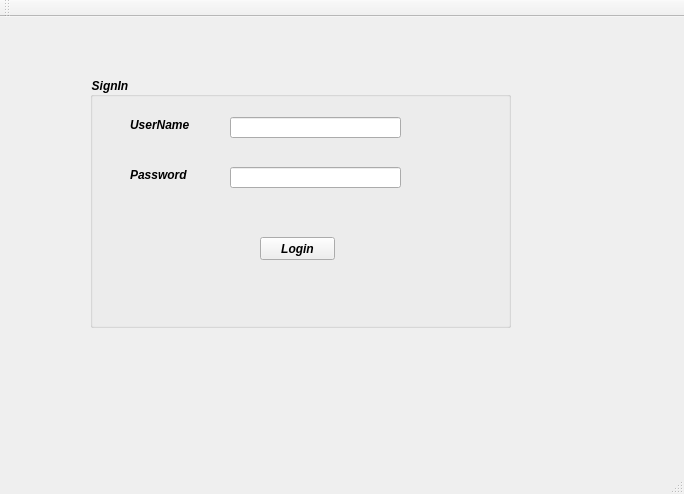
<?xml version="1.0" encoding="UTF-8"?>
<ui version="4.0">
 <class>MainWindow</class>
 <widget class="QMainWindow" name="MainWindow">
  <property name="geometry">
   <rect>
    <x>0</x>
    <y>0</y>
    <width>684</width>
    <height>494</height>
   </rect>
  </property>
  <property name="windowTitle">
   <string>MainWindow</string>
  </property>
  <property name="styleSheet">
   <string notr="true">font : bold italic</string>
  </property>
  <widget class="QWidget" name="centralWidget">
   <widget class="QGroupBox" name="groupBox">
    <property name="geometry">
     <rect>
      <x>90</x>
      <y>60</y>
      <width>421</width>
      <height>251</height>
     </rect>
    </property>
    <property name="title">
     <string>SignIn</string>
    </property>
    <widget class="QLineEdit" name="lineEdit">
     <property name="geometry">
      <rect>
       <x>140</x>
       <y>40</y>
       <width>171</width>
       <height>21</height>
      </rect>
     </property>
    </widget>
    <widget class="QLineEdit" name="lineEdit_2">
     <property name="geometry">
      <rect>
       <x>140</x>
       <y>90</y>
       <width>171</width>
       <height>21</height>
      </rect>
     </property>
    </widget>
    <widget class="QLabel" name="lineEdit_UserName">
     <property name="geometry">
      <rect>
       <x>40</x>
       <y>40</y>
       <width>71</width>
       <height>16</height>
      </rect>
     </property>
     <property name="text">
      <string>UserName</string>
     </property>
    </widget>
    <widget class="QLabel" name="lineEdit_Password">
     <property name="geometry">
      <rect>
       <x>40</x>
       <y>90</y>
       <width>71</width>
       <height>16</height>
      </rect>
     </property>
     <property name="text">
      <string>Password</string>
     </property>
    </widget>
    <widget class="QPushButton" name="pushButton">
     <property name="geometry">
      <rect>
       <x>170</x>
       <y>160</y>
       <width>75</width>
       <height>23</height>
      </rect>
     </property>
     <property name="text">
      <string>Login</string>
     </property>
    </widget>
   </widget>
  </widget>
  <widget class="QMenuBar" name="menuBar">
   <property name="geometry">
    <rect>
     <x>0</x>
     <y>0</y>
     <width>684</width>
     <height>21</height>
    </rect>
   </property>
  </widget>
  <widget class="QToolBar" name="mainToolBar">
   <attribute name="toolBarArea">
    <enum>TopToolBarArea</enum>
   </attribute>
   <attribute name="toolBarBreak">
    <bool>false</bool>
   </attribute>
  </widget>
  <widget class="QStatusBar" name="statusBar"/>
 </widget>
 <layoutdefault spacing="6" margin="11"/>
 <resources/>
 <connections/>
</ui>
